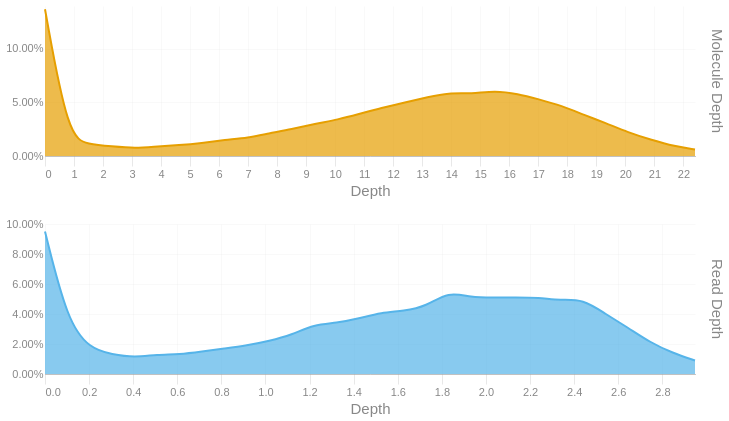

Notebook source saved alongside this figure:
### Code cell
readdep = depth_hist(tb['Read Depth'], q99, 3)
readdep = readdep.with_columns(pl.lit('Read Depth').alias('Metric'))
if not SKIPLR:
    moldep = depth_hist(tb['Molecule Depth'], mol_q99, 1)
    moldep = moldep.with_columns(pl.lit('Molecule Depth').alias('Metric'))
    _hist = pl.concat([readdep, moldep])
    _hist = _hist.filter(pl.col('Proportion') != 0)
    with SafeRender(_hist):
        (
            alt.Chart(_hist)        
            .mark_area(interpolate = "basis")
            .encode(
                x=alt.X('Bin:Q').scale(domainMin=0).axis(alt.Axis(title='Depth')),
                y = alt.Y('Proportion:Q', title = None).axis(format = '.2%'),
                color = alt.Color('Metric:N').legend(None),
                row = alt.Row("Metric:N").header(title = None, labelOrient = 'right'),
                tooltip = [
                    alt.Tooltip("Metric:N", title = "Metric"),
                    alt.Tooltip('Interval:N', title = "Depth Interval"),
                    alt.Tooltip('Proportion:Q', title = "% Alignments").format('.2%')
                ]
            )
            .resolve_scale(x='independent', y='independent')
            .properties(
                height = 150, width = 650,
                usermeta={'embedOptions': {'downloadFileName': f'{samplename}.depth.hist'}}
            )
        ).display()
else:
    readdep = readdep.filter(pl.col('Proportion') != 0)
    with SafeRender(readdep):
        (
            alt.Chart(readdep)        
            .mark_area(interpolate = "basis")
            .encode(
                x=alt.X('Bin:Q').scale(domainMin=0).axis(alt.Axis(title='Depth')),
                y = alt.Y('Proportion:Q', title = None).axis(format = '.2%'),
                tooltip = [
                    alt.Tooltip('Interval:N', title = "Depth Interval"),
                    alt.Tooltip('Proportion:Q', title = "% Alignments").format('.2%')
                ]
            )
            .properties(
                usermeta={'embedOptions': {'downloadFileName': f'{samplename}.depth.hist'}}
            )
        ).display()

### Figure 1 — Vega-Lite specification as saved in the notebook (floating-point values rounded to 4 significant figures)
{"width": 650, "height": 150, "config": {"title": {"anchor": "start", "dy": -15, "fontSize": 18, "color": "#888888", "subtitleColor": "#888888", "subtitleFontSize": 14}, "arc": {"fill": "#0072B2"}, "axis": {"domainColor": "#888888", "domainWidth": 0.5, "gridWidth": 0.2, "grid": false, "titleFontWeight": 400, "titleFontSize": 15, "labelFontSize": 11, "labelColor": "#888888", "tickColor": "#888888", "tickWidth": 0.2, "titleColor": "#888888"}, "axisBand": {"grid": false}, "axisX": {"grid": true, "tickSize": 10, "domainCap": "round"}, "axisY": {"domain": false, "grid": true, "tickSize": 0, "domainCap": "round"}, "background": "transparent", "header": {"labelFontSize": 15, "labelColor": "#888888", "titleFontSize": 15, "titleFontWeight": 600, "titleColor": "#888888"}, "legend": {"labelFont": "sans-serif", "labelFontSize": 12, "labelColor": "#888888", "symbolSize": 100, "symbolType": "circle", "titleFontSize": 12, "titlePadding": 10, "titleColor": "#888888", "title": null}, "range": {"category": ["#E69F00", "#56B4E9", "#009E73", "#F0E442", "#0072B2", "#D55E00", "#CC79A7", "#000000"], "diverging": ["#cfe8f3", "#a2d4ec", "#73bfe2", "#46abdb", "#1696d2", "#12719e"]}, "area": {"fill": "#0072B2", "fillOpacity": 0.7, "line": true, "strokeOpacity": 0.7}, "line": {"color": "#0072B2", "stroke": "#0072B2", "strokeWidth": 2}, "trail": {"color": "#0072B2", "stroke": "#0072B2", "strokeWidth": 0, "size": 1}, "point": {"filled": true, "fillOpacity": 1.0, "size": 95}, "text": {"color": "#888888", "fontSize": 11, "align": "right", "fontWeight": 400, "size": 11}, "bar": {"fill": "#0072B2", "stroke": null}, "view": {"stroke": null, "continuousWidth": 660, "continuousHeight": 400}}, "data": {"name": "data-4b18441c509edafd2f0d3df22a636a4f"}, "mark": {"type": "area", "interpolate": "basis"}, "encoding": {"color": {"field": "Metric", "legend": null, "type": "nominal"}, "row": {"field": "Metric", "header": {"title": null, "labelOrient": "right"}, "type": "nominal"}, "tooltip": [{"field": "Metric", "title": "Metric", "type": "nominal"}, {"field": "Interval", "title": "Depth Interval", "type": "nominal"}, {"field": "Proportion", "format": ".2%", "title": "% Alignments", "type": "quantitative"}], "x": {"axis": {"title": "Depth"}, "field": "Bin", "scale": {"domainMin": 0}, "type": "quantitative"}, "y": {"axis": {"format": ".2%"}, "field": "Proportion", "title": null, "type": "quantitative"}}, "resolve": {"scale": {"x": "independent", "y": "independent"}}, "usermeta": {"embedOptions": {"downloadFileName": "TF26LRJL0094_50B_H_10484332_23Y22YLT4_L7.depth.hist"}}, "$schema": "https://vega.github.io/schema/vega-lite/v6.4.1.json", "datasets": {"data-4b18441c509edafd2f0d3df22a636a4f": [{"Bin": 0.0, "Interval": "0.0-0.102", "Proportion": 0.095, "Metric": "Read Depth"}, {"Bin": 0.102, "Interval": "0.102-0.203", "Proportion": 0.035, "Metric": "Read Depth"}, {"Bin": 0.203, "Interval": "0.203-0.305", "Proportion": 0.017, "Metric": "Read Depth"}, {"Bin": 0.305, "Interval": "0.305-0.407", "Proportion": 0.013, "Metric": "Read Depth"}, {"Bin": 0.407, "Interval": "0.407-0.508", "Proportion": 0.011, "Metric": "Read Depth"}, {"Bin": 0.508, "Interval": "0.508-0.61", "Proportion": 0.013, "Metric": "Read Depth"}, {"Bin": 0.61, "Interval": "0.61-0.712", "Proportion": 0.013, "Metric": "Read Depth"}, {"Bin": 0.712, "Interval": "0.712-0.813", "Proportion": 0.015, "Metric": "Read Depth"}, {"Bin": 0.813, "Interval": "0.813-0.915", "Proportion": 0.017, "Metric": "Read Depth"}, {"Bin": 0.915, "Interval": "0.915-1.017", "Proportion": 0.019, "Metric": "Read Depth"}, {"Bin": 1.017, "Interval": "1.017-1.118", "Proportion": 0.022, "Metric": "Read Depth"}, {"Bin": 1.118, "Interval": "1.118-1.22", "Proportion": 0.026, "Metric": "Read Depth"}, {"Bin": 1.22, "Interval": "1.22-1.322", "Proportion": 0.033, "Metric": "Read Depth"}, {"Bin": 1.322, "Interval": "1.322-1.423", "Proportion": 0.034, "Metric": "Read Depth"}, {"Bin": 1.423, "Interval": "1.423-1.525", "Proportion": 0.037, "Metric": "Read Depth"}, {"Bin": 1.525, "Interval": "1.525-1.627", "Proportion": 0.041, "Metric": "Read Depth"}, {"Bin": 1.627, "Interval": "1.627-1.728", "Proportion": 0.042, "Metric": "Read Depth"}, {"Bin": 1.728, "Interval": "1.728-1.83", "Proportion": 0.045, "Metric": "Read Depth"}, {"Bin": 1.83, "Interval": "1.83-1.932", "Proportion": 0.055, "Metric": "Read Depth"}, {"Bin": 1.932, "Interval": "1.932-2.033", "Proportion": 0.051, "Metric": "Read Depth"}, {"Bin": 2.033, "Interval": "2.033-2.135", "Proportion": 0.051, "Metric": "Read Depth"}, {"Bin": 2.135, "Interval": "2.135-2.237", "Proportion": 0.051, "Metric": "Read Depth"}, {"Bin": 2.237, "Interval": "2.237-2.338", "Proportion": 0.051, "Metric": "Read Depth"}, {"Bin": 2.338, "Interval": "2.338-2.44", "Proportion": 0.049, "Metric": "Read Depth"}, {"Bin": 2.44, "Interval": "2.44-2.542", "Proportion": 0.05, "Metric": "Read Depth"}, {"Bin": 2.542, "Interval": "2.542-2.643", "Proportion": 0.04, "Metric": "Read Depth"}, {"Bin": 2.643, "Interval": "2.643-2.745", "Proportion": 0.031, "Metric": "Read Depth"}, {"Bin": 2.745, "Interval": "2.745-2.847", "Proportion": 0.021, "Metric": "Read Depth"}, {"Bin": 2.847, "Interval": "2.847-2.948", "Proportion": 0.014, "Metric": "Read Depth"}, {"Bin": 2.948, "Interval": "2.948-3.05", "Proportion": 0.009, "Metric": "Read Depth"}, {"Bin": 0.0, "Interval": "0.0-0.8", "Proportion": 0.137, "Metric": "Molecule Depth"}, {"Bin": 0.8, "Interval": "0.8-1.5", "Proportion": 0.017, "Metric": "Molecule Depth"}, {"Bin": 1.5, "Interval": "1.5-2.3", "Proportion": 0.011, "Metric": "Molecule Depth"}, {"Bin": 2.3, "Interval": "2.3-3.1", "Proportion": 0.009, "Metric": "Molecule Depth"}, {"Bin": 3.1, "Interval": "3.1-3.9", "Proportion": 0.007, "Metric": "Molecule Depth"}, {"Bin": 3.9, "Interval": "3.9-4.6", "Proportion": 0.009, "Metric": "Molecule Depth"}, {"Bin": 4.6, "Interval": "4.6-5.4", "Proportion": 0.01, "Metric": "Molecule Depth"}, {"Bin": 5.4, "Interval": "5.4-6.2", "Proportion": 0.012, "Metric": "Molecule Depth"}, {"Bin": 6.2, "Interval": "6.2-7.0", "Proportion": 0.015, "Metric": "Molecule Depth"}, {"Bin": 7.0, "Interval": "7.0-7.7", "Proportion": 0.017, "Metric": "Molecule Depth"}, {"Bin": 7.7, "Interval": "7.7-8.5", "Proportion": 0.021, "Metric": "Molecule Depth"}, {"Bin": 8.5, "Interval": "8.5-9.3", "Proportion": 0.025, "Metric": "Molecule Depth"}, {"Bin": 9.3, "Interval": "9.3-10.1", "Proportion": 0.03, "Metric": "Molecule Depth"}, {"Bin": 10.1, "Interval": "10.1-10.8", "Proportion": 0.034, "Metric": "Molecule Depth"}, {"Bin": 10.8, "Interval": "10.8-11.6", "Proportion": 0.039, "Metric": "Molecule Depth"}, {"Bin": 11.6, "Interval": "11.6-12.4", "Proportion": 0.045, "Metric": "Molecule Depth"}, {"Bin": 12.4, "Interval": "12.4-13.2", "Proportion": 0.05, "Metric": "Molecule Depth"}, {"Bin": 13.2, "Interval": "13.2-13.9", "Proportion": 0.055, "Metric": "Molecule Depth"}, {"Bin": 13.9, "Interval": "13.9-14.7", "Proportion": 0.059, "Metric": "Molecule Depth"}, {"Bin": 14.7, "Interval": "14.7-15.5", "Proportion": 0.058, "Metric": "Molecule Depth"}, {"Bin": 15.5, "Interval": "15.5-16.3", "Proportion": 0.061, "Metric": "Molecule Depth"}, {"Bin": 16.3, "Interval": "16.3-17.0", "Proportion": 0.058, "Metric": "Molecule Depth"}, {"Bin": 17.0, "Interval": "17.0-17.8", "Proportion": 0.053, "Metric": "Molecule Depth"}, {"Bin": 17.8, "Interval": "17.8-18.6", "Proportion": 0.047, "Metric": "Molecule Depth"}, {"Bin": 18.6, "Interval": "18.6-19.3", "Proportion": 0.038, "Metric": "Molecule Depth"}, {"Bin": 19.3, "Interval": "19.3-20.1", "Proportion": 0.031, "Metric": "Molecule Depth"}, {"Bin": 20.1, "Interval": "20.1-20.9", "Proportion": 0.022, "Metric": "Molecule Depth"}, {"Bin": 20.9, "Interval": "20.9-21.7", "Proportion": 0.015, "Metric": "Molecule Depth"}, {"Bin": 21.7, "Interval": "21.7-22.4", "Proportion": 0.009, "Metric": "Molecule Depth"}, {"Bin": 22.4, "Interval": "22.4-23.22", "Proportion": 0.006, "Metric": "Molecule Depth"}]}}
